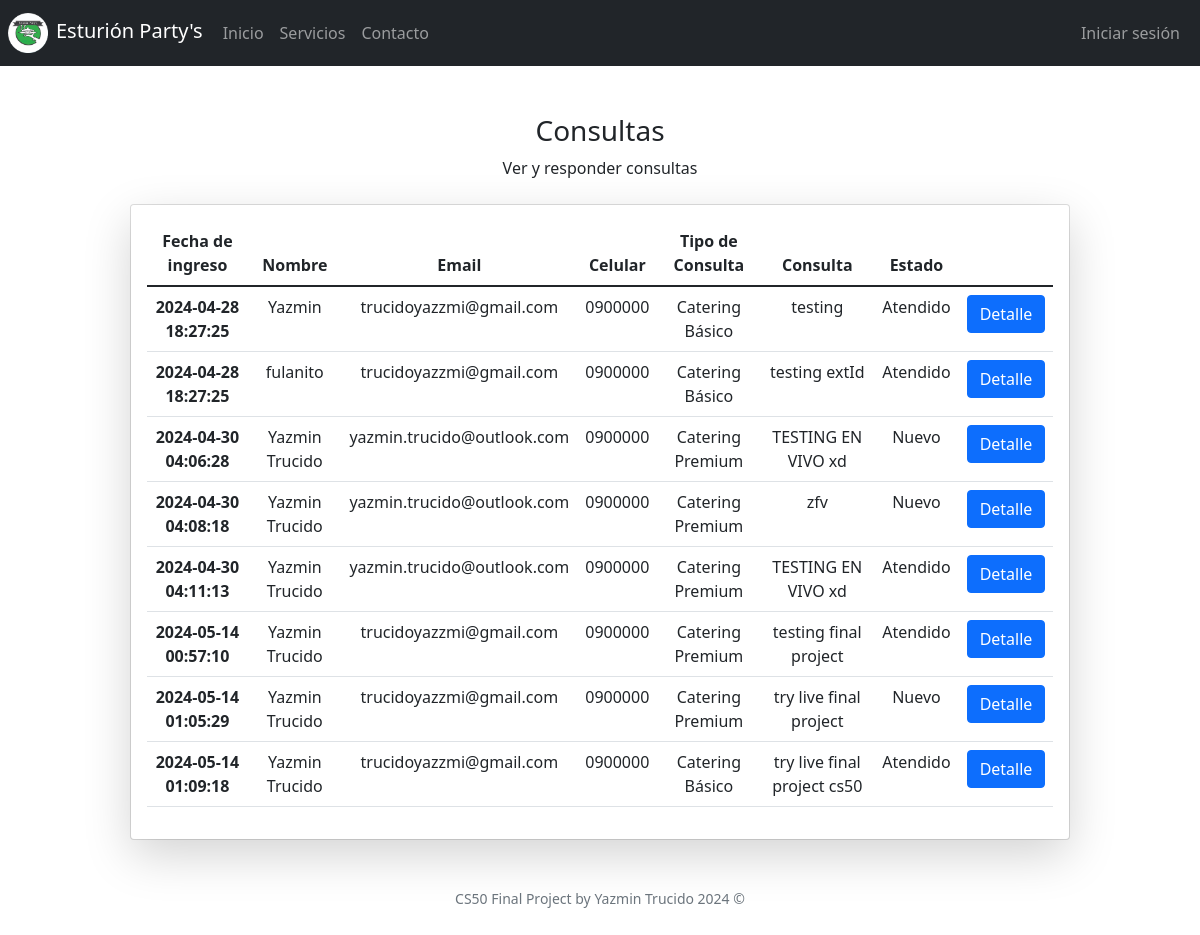
The app's page /answer with its own data.
### tables this page shows
CREATE TABLE 'contacts' ('id' INTEGER PRIMARY KEY AUTOINCREMENT NOT NULL, 'name' TEXT NOT NULL, 'email' TEXT NOT NULL, 'phone' TEXT, 'type' TEXT, 'text' TEXT, 'startDate'  DATETIME DEFAULT CURRENT_TIMESTAMP  , 'status' TEXT DEFAULT 'Nuevo');

### app.py (the view)
@login_required
@app.route("/answer", methods=["GET", "POST"])
def answer():
    contactsList = db.execute("SELECT * FROM contacts")
    if request.method == "POST":
        answer = (request.form.get("answer")).encode(
            encoding="ascii", errors="replace").decode()
        customer_name = (request.form["nombre"]).encode(
            encoding="ascii", errors="replace").decode()
        ask = (request.form["ask"]).encode(
            encoding="ascii", errors="replace").decode()
        rows = db.execute("SELECT * FROM credentials")
        if len(rows) != 1:
            return apology("error al enviar el formulario de consulta", 403)
        try:
            email = rows[0]["email"]
            receiver = request.form.get("email")
            subject = "RESPUESTA FINAL PROJECT CS50"
            body = f"Sr/a {customer_name},\n\nAgradecemos su consulta: {ask}\n\n{answer}\n\nCualquier otra consulta a las ordenes\n\nEsturion Party's"
            message = f"Subject: {subject}\n\n{body}"
            server = smtplib.SMTP("smtp.gmail.com", 587)
            server.starttls()
            server.login(email, rows[0]["password"])
            server.sendmail(email, receiver, message)
            db.execute(
                "UPDATE contacts SET status = ? WHERE startDate = ? AND name = ?",
                'Atendido',
                request.form.get("startDate"),
                request.form.get("nombre")
            )
        except:
            return apology("error al enviar respuesta")
        flash('Respuesta enviada con exito')
        return redirect("/answer")
    else:
        rows = db.execute("SELECT * FROM contacts")
        return render_template("answer.html", rows=contactsList)

### app.py (called while the page is built)
@app.after_request
def after_request(response):
    response.headers["Cache-Control"] = "no-cache, no-store, must-revalidate"
    response.headers["Expires"] = 0
    response.headers["Pragma"] = "no-cache"
    return response

### templates/answer.html (shortened to what this page needs)
{% extends "layout.html" %}
{% block main %}
<h3>Consultas</h3>
<p>Ver y responder consultas</p>
<div class="card mt-4 mx-auto" style="width: 80%;">
    <div class="card-body shadow-lg p-3 bg-body rounded overflow-auto">
        <table class="table" id="consultas">
            <thead>
                <tr>
                    <th scope="col">Fecha de ingreso</th>
                    <th scope="col">Nombre</th>
                    <th scope="col">Email</th>
                    <th scope="col">Celular</th>
                    <th scope="col">Tipo de Consulta</th>
                    <th scope="col">Consulta</th>
                    <th scope="col">Estado</th>
                </tr>
            </thead>
            <tbody>
                {% for row in rows %}
                <tr>
                    <th scope="col">{{ row.startDate }}</th>
                    <td scope="col">{{ row.name }}</td>
                    <td scope="col">{{ row.email }}</td>
                    <td scope="col">{{ row.phone }}</td>
                    <td scope="col">{{ row.type }}</td>
                    <td scope="col">{{ row.text }}</td>
                    <td scope="col">{{ row.status }}</td>
                    <td scope="col"><button class="btn btn-primary" onclick="handleDetail(this)">Detalle</button>
                    </td>
                </tr>
                {% endfor %}
            </tbody>
        </table>
    </div>
</div>
{% endblock %}

### records on screen
contacts: startDate "2024-04-28 18:27:25", name "Yazmin", email "trucidoyazzmi@gmail.com", phone "0900000", type "Catering Básico", text "testing", status "Atendido"
contacts: startDate "2024-04-28 18:27:25", name "fulanito", email "trucidoyazzmi@gmail.com", phone "0900000", type "Catering Básico", text "testing extId", status "Atendido"
contacts: startDate "2024-04-30 04:06:28", name "Yazmin Trucido", email "yazmin.trucido@outlook.com", phone "0900000", type "Catering Premium", text "TESTING EN VIVO xd", status "Nuevo"
contacts: startDate "2024-04-30 04:08:18", name "Yazmin Trucido", email "yazmin.trucido@outlook.com", phone "0900000", type "Catering Premium", text "zfv", status "Nuevo"
contacts: startDate "2024-04-30 04:11:13", name "Yazmin Trucido", email "yazmin.trucido@outlook.com", phone "0900000", type "Catering Premium", text "TESTING EN VIVO xd", status "Atendido"
contacts: startDate "2024-05-14 00:57:10", name "Yazmin Trucido", email "trucidoyazzmi@gmail.com", phone "0900000", type "Catering Premium", text "testing final project", status "Atendido"
contacts: startDate "2024-05-14 01:05:29", name "Yazmin Trucido", email "trucidoyazzmi@gmail.com", phone "0900000", type "Catering Premium", text "try live final project", status "Nuevo"
contacts: startDate "2024-05-14 01:09:18", name "Yazmin Trucido", email "trucidoyazzmi@gmail.com", phone "0900000", type "Catering Básico", text "try live final project cs50", status "Atendido"
